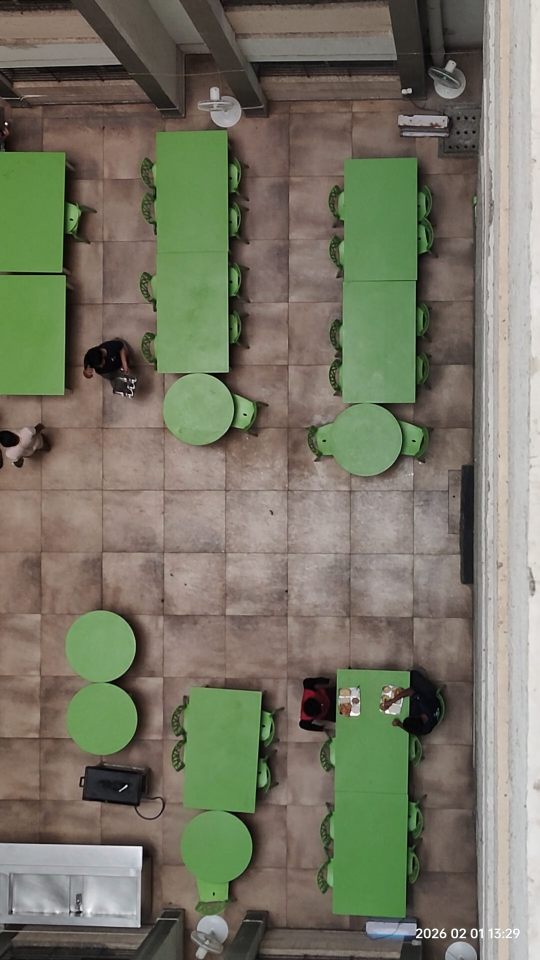
#> input picture sample_frame.jpg, 1080 x 1920 px, given in place of test1.mp4, which was not available (shown at 1/2 size)
$ python motion_detect.py
#> lines starting #> are read from the running program, lines starting #| are printed output that depends on the picture; pictures that were not available may be replaced by others from this repository, and a replacement may not be noted
"""
EagleEye - Motion-based Person Detection for Top-down View

Uses background subtraction to detect moving objects, then treats
each moving blob as a person. Much more reliable for overhead cameras
where people appear as small moving dots.
"""

import cv2
import time
import numpy as np

# ================= CONFIG =================
VIDEO_PATH = "test1.mp4"
MIN_CONTOUR_AREA = 500      # Minimum area to consider as a person
MAX_CONTOUR_AREA = 50000    # Maximum area (filter out large noise)
BLUR_SIZE = 5               # Gaussian blur kernel size
MORPH_KERNEL_SIZE = 5       # Morphological operations kernel
DETECTION_THRESHOLD = 25    # Background subtraction threshold
# ==========================================


def main():
    cap = cv2.VideoCapture(VIDEO_PATH)
    if not cap.isOpened():
        print("❌ Error: Cannot open video")
        return

    # Background subtractor - MOG2 works well for varying lighting
    bg_subtractor = cv2.createBackgroundSubtractorMOG2(
        history=500,
        varThreshold=50,
        detectShadows=True
    )

    # Morphological kernel for cleaning up the mask
    kernel = cv2.getStructuringElement(
        cv2.MORPH_ELLIPSE,
        (MORPH_KERNEL_SIZE, MORPH_KERNEL_SIZE)
    )

    prev_time = time.time()
    person_id = 0

    while True:
        ret, frame = cap.read()
#> frame is the input picture: shape (1920, 1080, 3); mean B, G, R 100.1, 117.2, 118.3
        if not ret:
            break

        # Rotate 90 degrees clockwise to fix orientation
        frame = cv2.rotate(frame, cv2.ROTATE_90_CLOCKWISE)
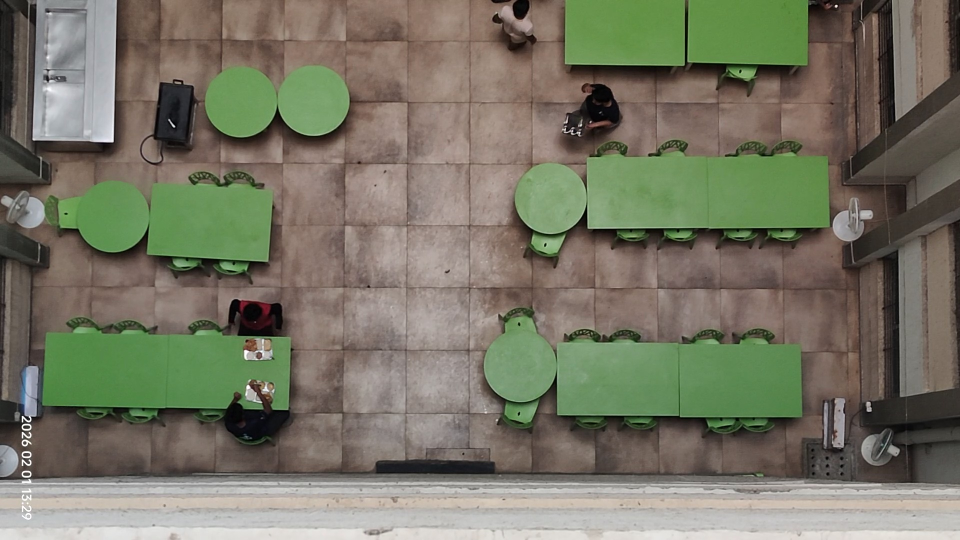
#> frame: shape (1080, 1920, 3) (shown at 1/2 size); mean B, G, R 100.1, 117.2, 118.3

        # Resize for speed while keeping aspect ratio
        scale = 960 / frame.shape[1]
#> scale = 0.5
        frame = cv2.resize(frame, None, fx=scale, fy=scale)
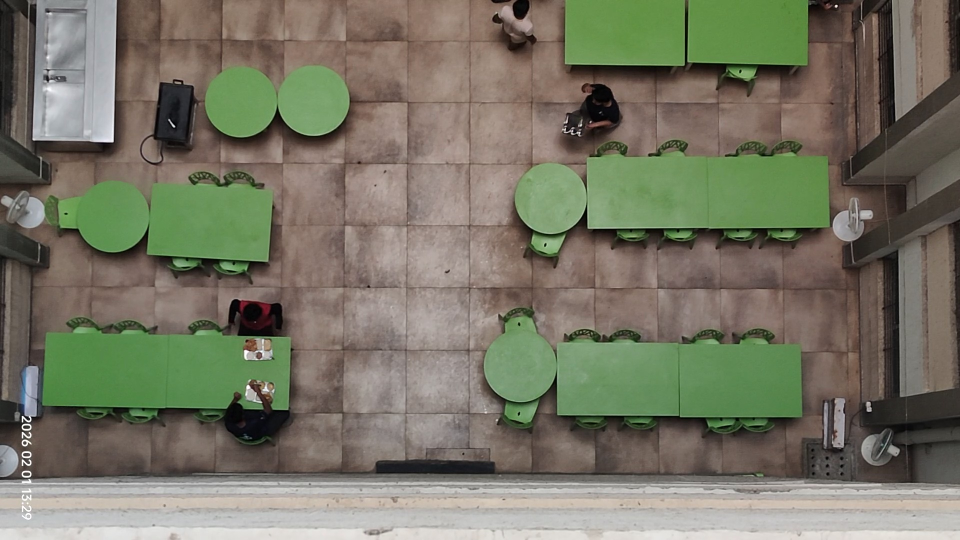
#> frame: shape (540, 960, 3); mean B, G, R 100.2, 117.4, 118.5
        display_frame = frame.copy()

        # Apply Gaussian blur to reduce noise
        blurred = cv2.GaussianBlur(frame, (BLUR_SIZE, BLUR_SIZE), 0)

        # Apply background subtraction
        fg_mask = bg_subtractor.apply(blurred)
#> fg_mask: shape (540, 960); every value is 127

        # Remove shadows (shadows are marked as 127 in MOG2)
        fg_mask[fg_mask == 127] = 0
#> fg_mask: shape (540, 960); every value is 0

        # Apply threshold to get binary mask
        _, fg_mask = cv2.threshold(fg_mask, DETECTION_THRESHOLD, 255, cv2.THRESH_BINARY)

        # Morphological operations to clean up the mask
        fg_mask = cv2.morphologyEx(fg_mask, cv2.MORPH_OPEN, kernel)   # Remove noise
        fg_mask = cv2.morphologyEx(fg_mask, cv2.MORPH_CLOSE, kernel)  # Fill gaps
        fg_mask = cv2.dilate(fg_mask, kernel, iterations=2)           # Expand blobs

        # Find contours (moving objects)
        contours, _ = cv2.findContours(
            fg_mask,
            cv2.RETR_EXTERNAL,
            cv2.CHAIN_APPROX_SIMPLE
        )
#> contours = []

        # Process each contour as a potential person
        detections = []
        for contour in contours:
            area = cv2.contourArea(contour)

            # Filter by area
            if area < MIN_CONTOUR_AREA or area > MAX_CONTOUR_AREA:
                continue

            # Get bounding box
            x, y, w, h = cv2.boundingRect(contour)

            # Calculate center point
            cx, cy = x + w // 2, y + h // 2

            detections.append({
                'bbox': (x, y, x + w, y + h),
                'center': (cx, cy),
                'area': area
            })
#> this loop made 0 passes
#> after the loop, detections = []

        # Draw detections
        for i, det in enumerate(detections):
            x1, y1, x2, y2 = det['bbox']
            cx, cy = det['center']

            # Draw bounding box
            cv2.rectangle(
                display_frame,
                (x1, y1),
                (x2, y2),
                (0, 255, 0),
                2
            )

            # Draw label
            label = f"Person {i+1}"
            cv2.putText(
                display_frame,
                label,
                (x1, y1 - 10),
                cv2.FONT_HERSHEY_SIMPLEX,
                0.5,
                (0, 255, 0),
                2
            )

            # Draw center point
            cv2.circle(display_frame, (cx, cy), 5, (0, 0, 255), -1)

        # FPS calculation
        curr_time = time.time()
        fps = 1 / (curr_time - prev_time) if (curr_time - prev_time) > 0 else 0
        prev_time = curr_time

        # Draw FPS and detection count
        cv2.putText(
            display_frame,
            f"FPS: {int(fps)}",
            (20, 40),
            cv2.FONT_HERSHEY_SIMPLEX,
            1,
            (0, 0, 255),
            2
        )

        cv2.putText(
            display_frame,
            f"Detected: {len(detections)}",
            (20, 80),
            cv2.FONT_HERSHEY_SIMPLEX,
            1,
            (0, 255, 0),
            2
        )
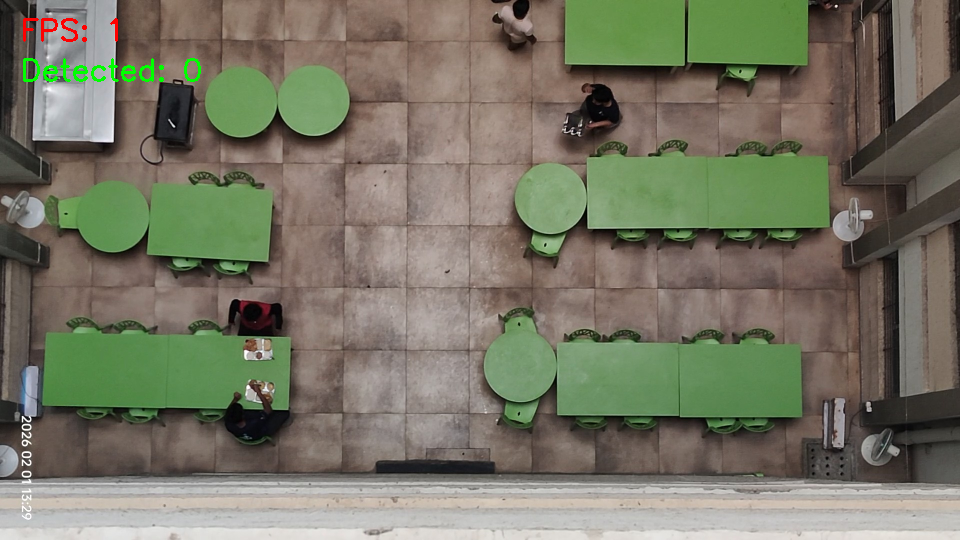
#> display_frame: shape (540, 960, 3); mean B, G, R 99.8, 117.5, 118.3

        # Show both the original with detections and the mask
        cv2.imshow("EagleEye - Motion Detection", display_frame)
        cv2.imshow("Motion Mask", fg_mask)

        # ESC to quit
        if cv2.waitKey(1) & 0xFF == 27:
#> (key Esc is pressed here)
            break

    cap.release()
    cv2.destroyAllWindows()
    print("✅ Detection complete")


if __name__ == "__main__":
    main()
